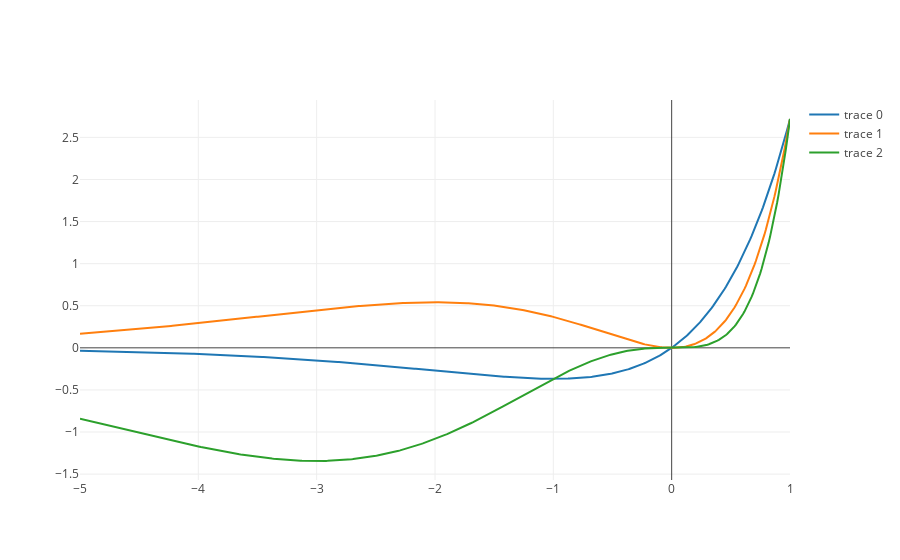

The code cell stored with this chart in its notebook:
### Code cell
import plotly.graph_objs as go

# Create random data with numpy
import numpy as np
import math

N = 500
x_values = np.linspace(-5, 1, N)

f1 = lambda x: x*np.exp(x)
trace1 = go.Scatter(
    x = x_values,
    y = f1(x_values)
)

f2 = lambda x: x**2*np.exp(x)
trace2 = go.Scatter(
    x = x_values,
    y = f2(x_values)
)

f3 = lambda x: x**3*np.exp(x)
trace3 = go.Scatter(
    x = x_values,
    y = f3(x_values)
)

py.offline.iplot([trace1, trace2, trace3], filename='basic-line')

### Figure 1 — Plotly figure (JSON) as saved in the notebook; plotly's stock layout.template omitted (floating-point values rounded to 4 significant figures; data arrays with more than 128 entries replaced by an {"elided": "..."} marker saying what was removed)
{"data": [{"type": "scatter", "uid": "b324a71a-42f7-4190-a047-fd5e7b0990e2", "x": {"elided": "500 float values"}, "y": {"elided": "500 float values"}}, {"type": "scatter", "uid": "e31e9911-bf91-4545-ab0c-e7e121d3ba3c", "x": {"elided": "500 float values"}, "y": {"elided": "500 float values"}}, {"type": "scatter", "uid": "c2d2be5a-0faf-4f03-aa10-2989a7e3f28b", "x": {"elided": "500 float values"}, "y": {"elided": "500 float values"}}], "layout": {}}
